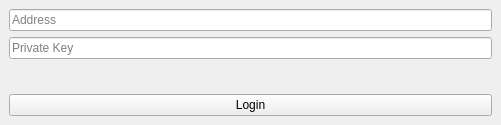
<?xml version="1.0" encoding="UTF-8"?>
<ui version="4.0">
 <class>LoginWindow</class>
 <widget class="QMainWindow" name="LoginWindow">
  <property name="geometry">
   <rect>
    <x>0</x>
    <y>0</y>
    <width>501</width>
    <height>125</height>
   </rect>
  </property>
  <property name="windowTitle">
   <string>MainWindow</string>
  </property>
  <widget class="QWidget" name="centralwidget">
   <layout class="QVBoxLayout" name="verticalLayout">
    <item>
     <widget class="QLineEdit" name="textAddress">
      <property name="placeholderText">
       <string>Address</string>
      </property>
     </widget>
    </item>
    <item>
     <widget class="QLineEdit" name="textPrivateKey">
      <property name="placeholderText">
       <string>Private Key</string>
      </property>
     </widget>
    </item>
    <item>
     <widget class="QLabel" name="label">
      <property name="text">
       <string/>
      </property>
     </widget>
    </item>
    <item>
     <widget class="QPushButton" name="buttonLogin">
      <property name="text">
       <string>Login</string>
      </property>
     </widget>
    </item>
   </layout>
  </widget>
 </widget>
 <resources/>
 <connections/>
</ui>
